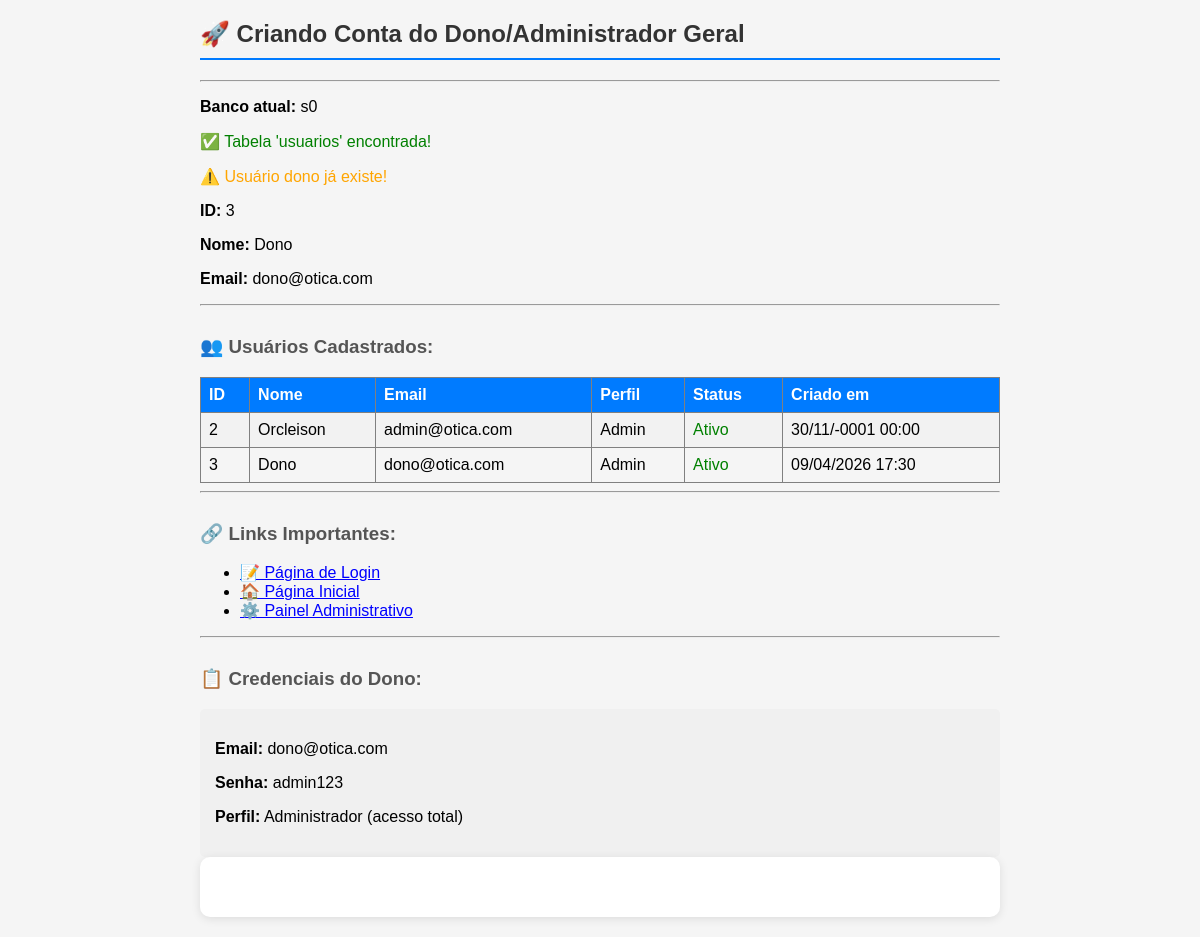
The app's page /otica/criar_admin.php with its own data.
### tables this page shows
CREATE TABLE `usuarios` (
  `id` bigint(20) UNSIGNED NOT NULL,
  `nome` varchar(100) NOT NULL,
  `email` varchar(100) NOT NULL,
  `senha_hash` text NOT NULL,
  `permissao` int(11) NOT NULL,
  `perfil` varchar(20) NOT NULL DEFAULT 'vendedor',
  `ativo` tinyint(1) NOT NULL DEFAULT 1,
  `criado_em` timestamp NOT NULL DEFAULT current_timestamp(),
  `ultimo_login` timestamp NULL DEFAULT NULL,
  `updated_at` timestamp NULL DEFAULT NULL
);

### otica/criar_admin.php (the view, shortened to what this page needs)
<?php
try {
    $pdo = new PDO("mysql:host=".DB_HOST.";dbname=".DB_NAME.";charset=".DB_CHARSET, DB_USER, DB_PASS);
    $pdo->setAttribute(PDO::ATTR_ERRMODE, PDO::ERRMODE_EXCEPTION);
    echo "<h2>🚀 Criando Conta do Dono/Administrador Geral</h2>";
    echo "<hr>";
    $stmt = $pdo->query("SELECT DATABASE() as current_db");
    $result = $stmt->fetch(PDO::FETCH_ASSOC);
    echo "<p><strong>Banco atual:</strong> " . $result['current_db'] . "</p>";
    $stmt = $pdo->query("SHOW TABLES LIKE 'usuarios'");
    if ($stmt->rowCount() > 0) {
        echo "<p style='color: green;'>✅ Tabela 'usuarios' encontrada!</p>";
        $stmt = $pdo->prepare("SELECT id, nome, email FROM usuarios WHERE email = ?");
        $stmt->execute(['dono@otica.com']);
        $usuarioExistente = $stmt->fetch();
        if ($usuarioExistente) {
            echo "<p style='color: orange;'>⚠️ Usuário dono já existe!</p>";
            echo "<p><strong>ID:</strong> " . $usuarioExistente['id'] . "</p>";
            echo "<p><strong>Nome:</strong> " . $usuarioExistente['nome'] . "</p>";
            echo "<p><strong>Email:</strong> " . $usuarioExistente['email'] . "</p>";
        }
        echo "<hr>";
        echo "<h3>👥 Usuários Cadastrados:</h3>";
                 $stmt = $pdo->query("SELECT id, nome, email, perfil, ativo, criado_em as created_at FROM usuarios ORDER BY id");
        $usuarios = $stmt->fetchAll();
        if (count($usuarios) > 0) {
            echo "<table border='1' style='border-collapse: collapse; width: 100%; margin-top: 10px;'>";
            echo "<tr style='background-color: #f0f0f0;'>";
            echo "<th style='padding: 8px; text-align: left;'>ID</th>";
            echo "<th style='padding: 8px; text-align: left;'>Nome</th>";
            echo "<th style='padding: 8px; text-align: left;'>Email</th>";
                         echo "<th style='padding: 8px; text-align: left;'>Perfil</th>";
            echo "<th style='padding: 8px; text-align: left;'>Status</th>";
            echo "<th style='padding: 8px; text-align: left;'>Criado em</th>";
            echo "</tr>";
                         foreach ($usuarios as $usuario) {
                 $perfil = ucfirst($usuario['perfil']);
                 $status = $usuario['ativo'] == 1 ? 'Ativo' : 'Inativo';
                 $statusColor = $usuario['ativo'] == 1 ? 'green' : 'red';
                 echo "<tr>";
                 echo "<td style='padding: 8px;'>" . $usuario['id'] . "</td>";
                 echo "<td style='padding: 8px;'>" . htmlspecialchars($usuario['nome']) . "</td>";
                 echo "<td style='padding: 8px;'>" . htmlspecialchars($usuario['email']) . "</td>";
                 echo "<td style='padding: 8px;'>" . $perfil . "</td>";
                 echo "<td style='padding: 8px; color: " . $statusColor . ";'>" . $status . "</td>";
                 echo "<td style='padding: 8px;'>" . date('d/m/Y H:i', strtotime($usuario['created_at'])) . "</td>";
                 echo "</tr>";
             }
            echo "</table>";
        } else {
            echo "<p style='color: red;'>❌ Nenhum usuário encontrado!</p>";
        }
    } else {
        echo "<p style='color: red;'>❌ Tabela 'usuarios' não encontrada!</p>";
        echo "<p>Execute primeiro o script <strong>otica_db_v2.sql</strong> para criar o banco de dados.</p>";
    }
} catch (PDOException $e) {
    echo "<p style='color: red;'>❌ <strong>Erro de conexão:</strong> " . $e->getMessage() . "</p>";
    echo "<p><strong>Possíveis soluções:</strong></p>";
    echo "<ul>";
    echo "<li>Verifique se o MySQL está rodando</li>";
    echo "<li>Verifique se o banco 'otica_db' existe</li>";
    echo "<li>Verifique as credenciais no arquivo config/database.php</li>";
    echo "<li>Verifique se o XAMPP está ativo</li>";
    echo "</ul>";
}
echo "<hr>";
echo "<h3>🔗 Links Importantes:</h3>";
echo "<ul>";
echo "<li><a href='login.php' style='color: blue;'>📝 Página de Login</a></li>";
echo "<li><a href='index.php' style='color: blue;'>🏠 Página Inicial</a></li>";
echo "<li><a href='views/admin/index.php' style='color: blue;'>⚙️ Painel Administrativo</a></li>";
echo "</ul>";
echo "<hr>";
echo "<h3>📋 Credenciais do Dono:</h3>";
echo "<div style='background-color: #f0f0f0; padding: 15px; border-radius: 5px;'>";
echo "<p><strong>Email:</strong> dono@otica.com</p>";
echo "<p><strong>Senha:</strong> admin123</p>";
echo "<p><strong>Perfil:</strong> Administrador (acesso total)</p>";
echo "</div>";
?>
<!DOCTYPE html>
<html lang="pt-BR">
<head>
</head>
<body>
    <div class="container">
    </div>
</body>
</html>

### otica/criar_admin.php (style rules this page uses)
body { font-family: Arial, sans-serif; max-width: 800px; margin: 0 auto; padding: 20px; background-color: #f5f5f5; }
.container { background: white; padding: 30px; border-radius: 10px; box-shadow: 0 2px 10px rgba(0,0,0,0.1); }
h2 { color: #333; border-bottom: 2px solid #007bff; padding-bottom: 10px; }
h3 { color: #555; margin-top: 30px; }
table { margin-top: 15px; }
th, td { padding: 8px; text-align: left; }
th { background-color: #007bff; color: white; }
tr:nth-child(even) { background-color: #f2f2f2; }

### records on screen
usuarios: id "3", nome "Dono", email "dono@otica.com", perfil "Admin", ativo "Ativo", criado_em "09/04/2026 17:30"
usuarios: id "2", nome "Orcleison", email "admin@otica.com", perfil "Admin", ativo "Ativo", criado_em "30/11/-0001 00:00"

### other values on screen
$result['current_db'] "s0"
